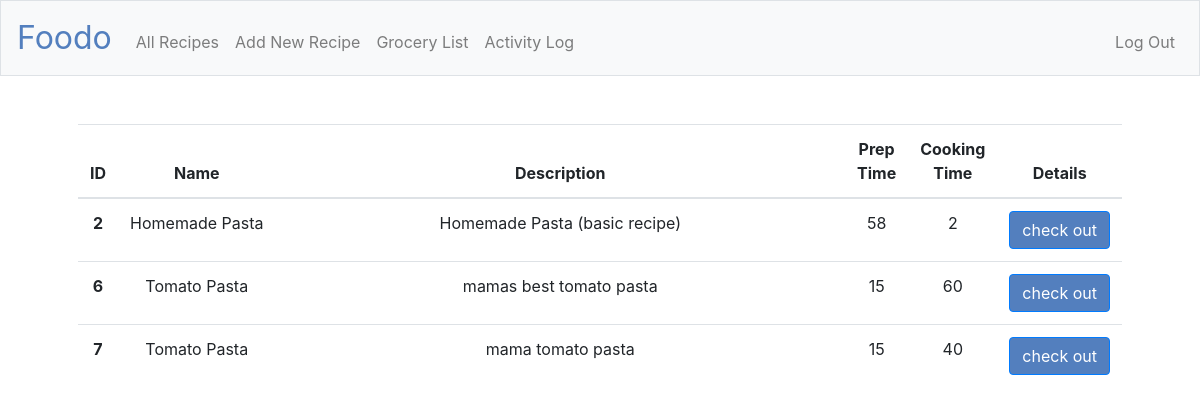
Screenshot of /recipes_pasta (signed in) with the database file from the repository.
### tables this page shows
CREATE TABLE "recipes" (
	"id"	INTEGER NOT NULL,
	"user_id"	INTEGER,
	"name"	TEXT NOT NULL,
	"description"	TEXT,
	"ingredients"	TEXT NOT NULL,
	"directions"	TEXT,
	"prep_time"	INTEGER NOT NULL,
	"cooking_time"	INTEGER NOT NULL,
	"tips"	TEXT,
	"image"	BLOB,
	PRIMARY KEY("id")
);

### application.py (the view)
@app.route("/recipes_pasta")
@login_required
def recipes_pasta():
    recipes = db.execute("SELECT id, name, description, ingredients, directions, prep_time, cooking_time, tips FROM recipes WHERE name LIKE '%pasta%'")
    for recipe in recipes:
        recipe_id = recipe["id"]
        name = recipe["name"]
        description = recipe["description"]
        ingredients = recipe["ingredients"]
        directions = recipe["directions"]
        prep_time = recipe["prep_time"]
        cooking_time = recipe["cooking_time"]
        tips = recipe["tips"]
        return render_template("recipes.html", recipes=recipes)

### application.py (called while the page is built)
@app.after_request
def after_request(response):
    response.headers["Cache-Control"] = "no-cache, no-store, must-revalidate"
    response.headers["Expires"] = 0
    response.headers["Pragma"] = "no-cache"
    return response

### helpers.py (called while the page is built)
def login_required(f):
    @wraps(f)
    def decorated_function(*args, **kwargs):
        if session.get("user_id") is None:
            return redirect("/login")
        return f(*args, **kwargs)
    return decorated_function

### templates/recipes.html (shortened to what this page needs)
{% extends "layout.html" %}
{% block main %}
    <form action="/recipes" method="post">
        <table style="table-layout:dynamic;" class="table">
          <thead>
            <tr>
              <th scope="col">ID</th>
              <th scope="col">Name</th>
              <th width="600px" scope="col">Description</th>
              <th scope="col">Prep Time</th>
              <th scope="col">Cooking Time</th>
              <th scope="col">Details</th>
            </tr>
          </thead>
          <tbody>
              {% for recipe in recipes %}
            <tr>
              <th scope="row">{{ recipe.id }}</th>
              <td id="limit">{{ recipe.name }}</td>
              <td id="limit">{{ recipe.description }}</td>
              <td id="limit">{{ recipe.prep_time }}</td>
              <td id="limit">{{ recipe.cooking_time }}</td>
              <td><a class="btn btn-primary" type="hidden" name="detail" value="{{ recipe.id }}" href="/recipe_detail/{{ recipe.id }}">check out</a></td>
            </tr>
            {% endfor %}
          </tbody>
        </table>
    </form>
{% endblock %}

### static/styles.css (style rules this page uses)
.btn-primary, .btn-primary:hover, .btn-primary:active, .btn-primary:visited { background-color: #537fbe; }
#limit { white-space: nowrap; overflow: hidden; width: 10px; height: 10px; text-overflow: ellipsis; }

### rows the page displays
recipes: id "2", name "Homemade Pasta", description "Homemade Pasta (basic recipe)", prep_time "58", cooking_time "2"
recipes: id "6", name "Tomato Pasta", description "mamas best tomato pasta", prep_time "15", cooking_time "60"
recipes: id "7", name "Tomato Pasta", description "mama tomato pasta", prep_time "15", cooking_time "40"
